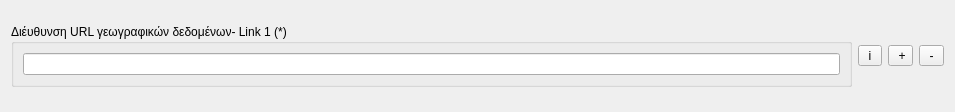
                   <widget class="QWidget" name="scrollAreaWidgetContents_2_3">
                    <property name="geometry">
                     <rect>
                      <x>0</x>
                      <y>0</y>
                      <width>955</width>
                      <height>112</height>
                     </rect>
                    </property>
                    <layout class="QGridLayout" name="gridLayout_30">
                     <item row="0" column="4">
                      <widget class="QToolButton" name="toolButton_2_8">
                       <property name="text">
                        <string> - </string>
                       </property>
                       <property name="icon">
                        <iconset resource=".qgis2/python/plugins/TATM_Metadata_editor/resources.qrc">
                         <normaloff>:/plugins/Metadata_editor/icons/remove.png</normaloff>:/plugins/Metadata_editor/icons/remove.png</iconset>
                       </property>
                      </widget>
                     </item>
                     <item row="0" column="1">
                      <widget class="QToolButton" name="toolButton_2_6">
                       <property name="text">
                        <string> i </string>
                       </property>
                       <property name="icon">
                        <iconset resource=".qgis2/python/plugins/TATM_Metadata_editor/resources.qrc">
                         <normaloff>:/plugins/Metadata_editor/icons/info.png</normaloff>:/plugins/Metadata_editor/icons/info.png</iconset>
                       </property>
                      </widget>
                     </item>
                     <item row="0" column="3">
                      <widget class="QToolButton" name="toolButton_2_7">
                       <property name="text">
                        <string> +</string>
                       </property>
                       <property name="icon">
                        <iconset resource=".qgis2/python/plugins/TATM_Metadata_editor/resources.qrc">
                         <normaloff>:/plugins/Metadata_editor/icons/add.png</normaloff>:/plugins/Metadata_editor/icons/add.png</iconset>
                       </property>
                      </widget>
                     </item>
                     <item row="0" column="0">
                      <widget class="QGroupBox" name="groupBox_2_13">
                       <property name="title">
                        <string>Διέυθυνση URL γεωγραφικών δεδομένων- Link 1 (*)</string>
                       </property>
                       <layout class="QGridLayout" name="gridLayout_31">
                        <item row="0" column="0">
                         <widget class="QLineEdit" name="lineEdit_2_6"/>
                        </item>
                       </layout>
                      </widget>
                     </item>
                    </layout>
                   </widget>
